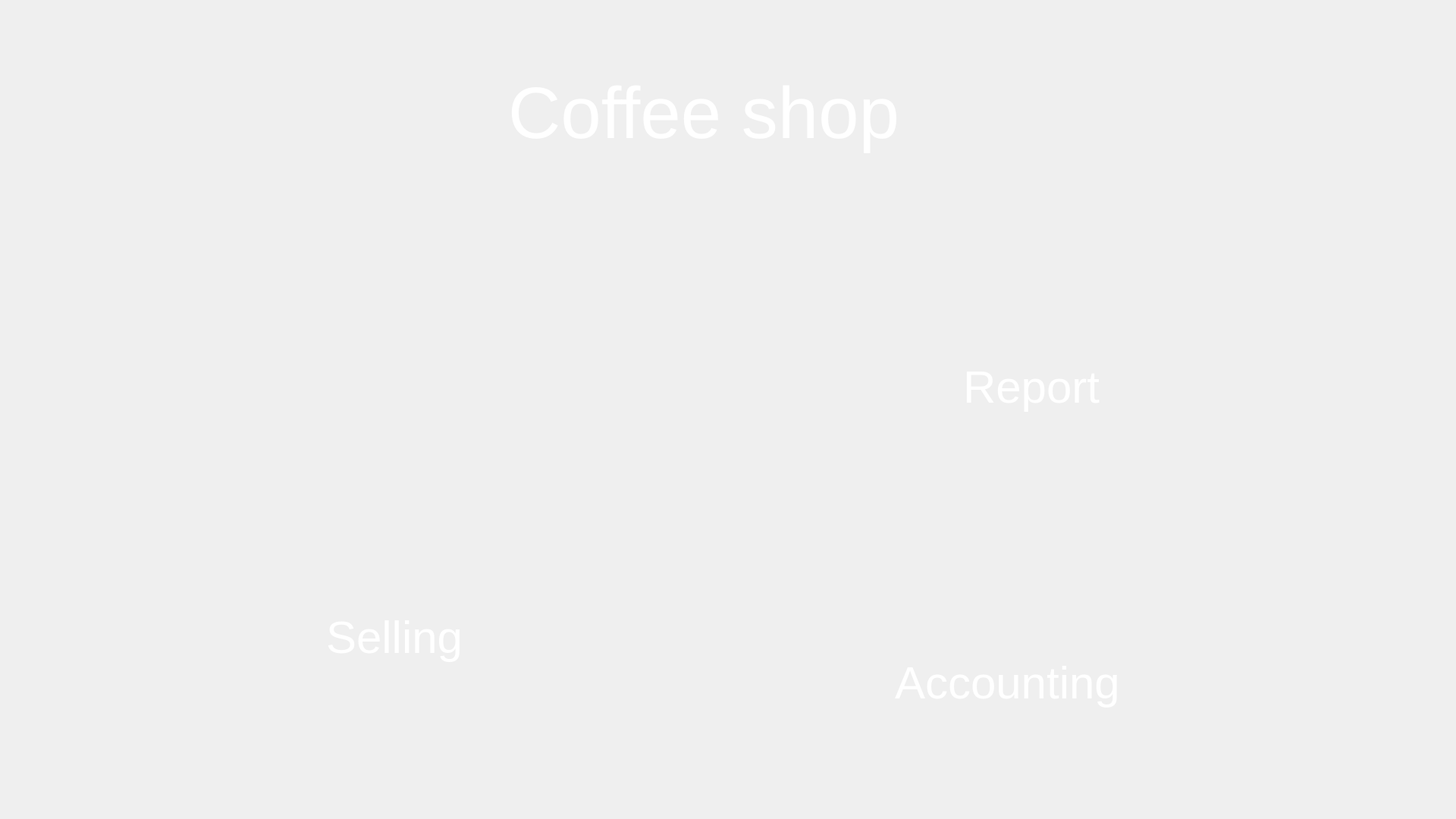
<?xml version="1.0" encoding="UTF-8"?>
<ui version="4.0">
 <class>MainWindow</class>
 <widget class="QMainWindow" name="MainWindow">
  <property name="geometry">
   <rect>
    <x>0</x>
    <y>0</y>
    <width>1920</width>
    <height>1080</height>
   </rect>
  </property>
  <property name="windowTitle">
   <string>MainWindow</string>
  </property>
  <property name="styleSheet">
   <string notr="true"/>
  </property>
  <widget class="QWidget" name="centralwidget">
   <widget class="QLabel" name="label">
    <property name="geometry">
     <rect>
      <x>670</x>
      <y>80</y>
      <width>581</width>
      <height>141</height>
     </rect>
    </property>
    <property name="styleSheet">
     <string notr="true">position: absolute;
font: 700 26pt &quot;Segoe Script&quot;;
width: 328px;
height: 88px;
left: 796px;
top: 79px;
font-style: normal;
font-weight: 400;
font-size: 64px;
line-height: 88px;
color: #FFFFFF;
 border: none; 
outline: none;
background-position: center;
 background-repeat: no-repeat; 
background-color: transparent;
</string>
    </property>
    <property name="text">
     <string>&lt;html&gt;&lt;head/&gt;&lt;body&gt;&lt;p&gt;&lt;span style=&quot; font-size:72pt;&quot;&gt;Coffee shop&lt;/span&gt;&lt;/p&gt;&lt;/body&gt;&lt;/html&gt;</string>
    </property>
   </widget>
   <widget class="QPushButton" name="Msell">
    <property name="geometry">
     <rect>
      <x>219</x>
      <y>273</y>
      <width>657</width>
      <height>702</height>
     </rect>
    </property>
    <property name="styleSheet">
     <string notr="true">background-image: url(':/res/img/Meinsell.jpg');
background-position: center;
 background-repeat: no-repeat; 
 border: none; 
outline: none;</string>
    </property>
    <property name="text">
     <string/>
    </property>
   </widget>
   <widget class="QPushButton" name="Macc">
    <property name="geometry">
     <rect>
      <x>1000</x>
      <y>273</y>
      <width>701</width>
      <height>320</height>
     </rect>
    </property>
    <property name="styleSheet">
     <string notr="true">background-image: url(':/res/img/reportmein.jpg');
background-position: center bottom; 
background-repeat: no-repeat;
 background-origin: content; 
padding-bottom: -100px;
 border: none; 
outline: none;</string>
    </property>
    <property name="text">
     <string/>
    </property>
   </widget>
   <widget class="QPushButton" name="Mrep">
    <property name="geometry">
     <rect>
      <x>1000</x>
      <y>655</y>
      <width>701</width>
      <height>320</height>
     </rect>
    </property>
    <property name="styleSheet">
     <string notr="true">background-image: url(':/res/img/meinacounting.jpg');
background-position: center;
 background-repeat: no-repeat; 
 border: none; 
outline: none;</string>
    </property>
    <property name="text">
     <string/>
    </property>
   </widget>
   <widget class="QPushButton" name="Zerno">
    <property name="geometry">
     <rect>
      <x>89</x>
      <y>79</y>
      <width>130</width>
      <height>130</height>
     </rect>
    </property>
    <property name="styleSheet">
     <string notr="true">background-image: url(':/res/img/Zerno.png');
background-position: center;
 background-repeat: no-repeat; 
background-color: transparent;
 border: none; 
outline: none;</string>
    </property>
    <property name="text">
     <string/>
    </property>
   </widget>
   <widget class="QLabel" name="label_2">
    <property name="geometry">
     <rect>
      <x>430</x>
      <y>800</y>
      <width>221</width>
      <height>81</height>
     </rect>
    </property>
    <property name="styleSheet">
     <string notr="true">font: 700 26pt &quot;Segoe Script&quot;;
background-color: rgba(0, 0, 0, 0);
color: #FFFFFF;</string>
    </property>
    <property name="text">
     <string>&lt;html&gt;&lt;head/&gt;&lt;body&gt;&lt;p&gt;&lt;span style=&quot; font-size:45pt;&quot;&gt;Selling&lt;/span&gt;&lt;/p&gt;&lt;/body&gt;&lt;/html&gt;</string>
    </property>
   </widget>
   <widget class="QLabel" name="label_3">
    <property name="geometry">
     <rect>
      <x>1270</x>
      <y>470</y>
      <width>221</width>
      <height>81</height>
     </rect>
    </property>
    <property name="styleSheet">
     <string notr="true">font: 700 26pt &quot;Segoe Script&quot;;
background-color: rgba(0, 0, 0, 0);
color: #FFFFFF;</string>
    </property>
    <property name="text">
     <string>&lt;html&gt;&lt;head/&gt;&lt;body&gt;&lt;p&gt;&lt;span style=&quot; font-size:45pt;&quot;&gt;Report&lt;/span&gt;&lt;/p&gt;&lt;/body&gt;&lt;/html&gt;</string>
    </property>
   </widget>
   <widget class="QLabel" name="label_4">
    <property name="geometry">
     <rect>
      <x>1180</x>
      <y>860</y>
      <width>371</width>
      <height>81</height>
     </rect>
    </property>
    <property name="styleSheet">
     <string notr="true">font: 700 26pt &quot;Segoe Script&quot;;
background-color: rgba(0, 0, 0, 0);
color: #FFFFFF;</string>
    </property>
    <property name="text">
     <string>&lt;html&gt;&lt;head/&gt;&lt;body&gt;&lt;p&gt;&lt;span style=&quot; font-size:45pt;&quot;&gt;Accounting&lt;/span&gt;&lt;/p&gt;&lt;/body&gt;&lt;/html&gt;</string>
    </property>
   </widget>
   <widget class="QPushButton" name="Setting">
    <property name="geometry">
     <rect>
      <x>1727</x>
      <y>79</y>
      <width>130</width>
      <height>130</height>
     </rect>
    </property>
    <property name="styleSheet">
     <string notr="true">background-image: url(':/res/img/setting.png');
background-position: center;
 background-repeat: no-repeat; 
background-color: transparent;
 border: none; 
outline: none;</string>
    </property>
    <property name="text">
     <string/>
    </property>
   </widget>
   <widget class="QLabel" name="Back">
    <property name="geometry">
     <rect>
      <x>0</x>
      <y>0</y>
      <width>1920</width>
      <height>1080</height>
     </rect>
    </property>
    <property name="styleSheet">
     <string notr="true">background-image: url(':/res/img/backgr.png');
background-repeat: no-repeat;
</string>
    </property>
    <property name="text">
     <string/>
    </property>
   </widget>
   <zorder>Back</zorder>
   <zorder>Zerno</zorder>
   <zorder>label</zorder>
   <zorder>Msell</zorder>
   <zorder>Macc</zorder>
   <zorder>Mrep</zorder>
   <zorder>label_2</zorder>
   <zorder>label_3</zorder>
   <zorder>label_4</zorder>
   <zorder>Setting</zorder>
  </widget>
 </widget>
 <resources/>
 <connections/>
</ui>
